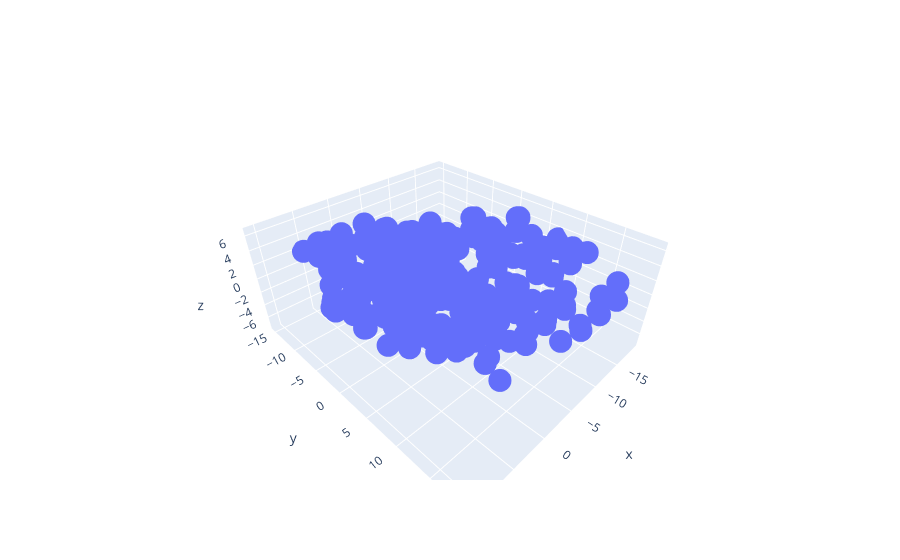

Notebook code for this chart:
### Code cell
import plotly.graph_objects as go
import numpy as np

# Helix equation

x, y, z = position_array[0:300,0],position_array[0:300,1],position_array[0:300,2]

fig = go.Figure(data=[go.Scatter3d(x=x, y=y, z=z,
                                   mode='markers')])
fig.show()

### Figure 1 — Plotly figure (JSON) as saved in the notebook; plotly's stock layout.template omitted (floating-point values rounded to 4 significant figures; data arrays with more than 128 entries replaced by an {"elided": "..."} marker saying what was removed)
{"data": [{"mode": "markers", "type": "scatter3d", "x": {"elided": "300 float values"}, "y": {"elided": "300 float values"}, "z": {"elided": "300 float values"}}], "layout": {}}
